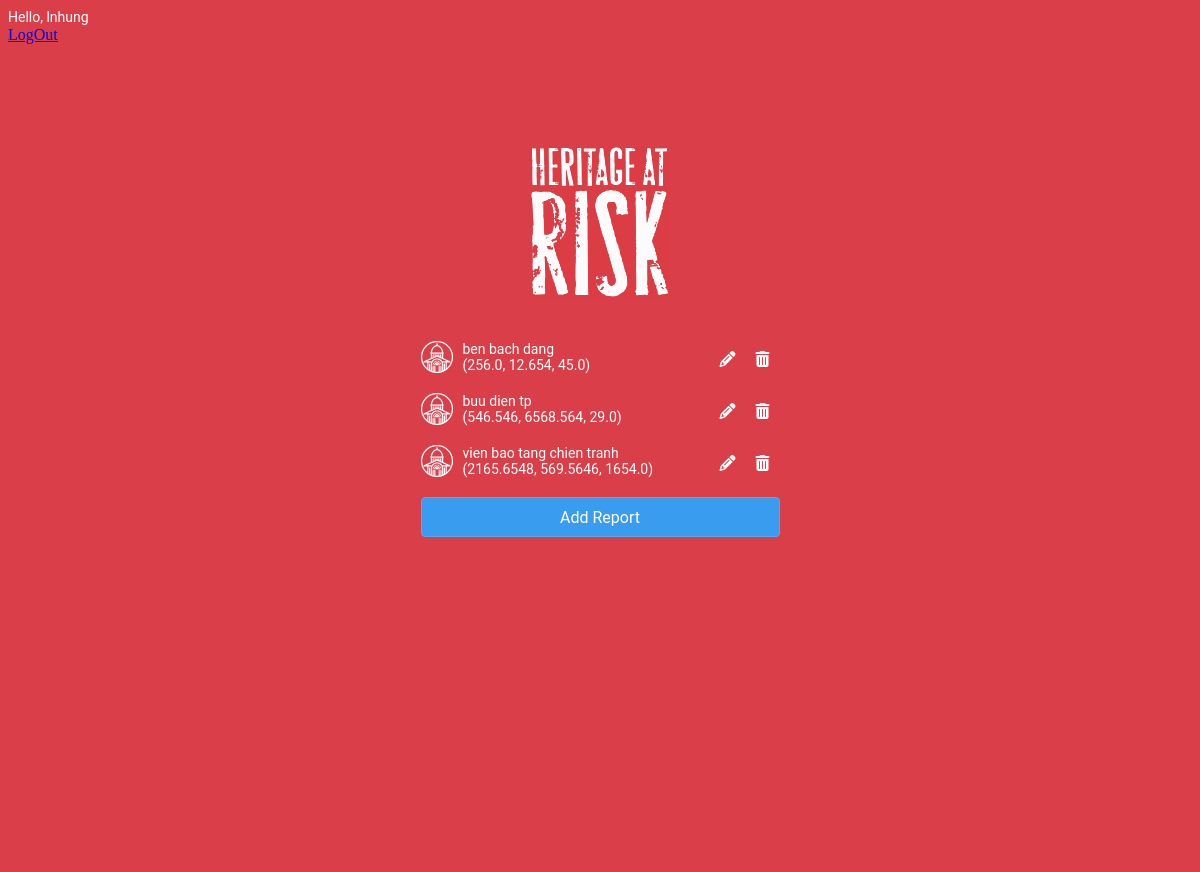
The app's page /reports/ (signed in) with its own data.
### har/report/models.py (models this page shows)
class Report(models.Model):
    name = models.TextField()
    user = models.ForeignKey(User, on_delete=models.CASCADE)
    latitude = models.FloatField()
    longitude = models.FloatField()
    altitude = models.FloatField()
    accuracy = models.FloatField(null=True, blank=True)
    creation_time = models.DateTimeField(default=datetime.now, blank=True)
    update_time = models.DateTimeField(default=datetime.now, blank=True)
    class Meta:
      db_table = "report"
    def __str__(self):
        return self.name

### har/report/views.py (the view)
# urls.py: path('reports/', views.render_reports_view, name='reports'),
@login_required(login_url='login')
def render_reports_view(request):
    report = Report.objects.filter(user=request.user).order_by('creation_time')
    if request.method == "POST":
        return redirect('report')
    context = {'form': report}
    template_name = 'reports.html'
    return render(request, template_name, context)

### har/report/templates/reports.html (shortened to what this page needs)
{% load static %}
<!DOCTYPE html>
<html>
<span class="mess-error">Hello, {{request.user}}</span>
<br>
<span><a href="{% url 'logout' %}">LogOut</a></span>
<head>
  <link href="{% static 'css/connection.css' %}" rel="stylesheet" />
</head>
<body>
  <div class="body-connect">
    <div class="connect-img">
      <img src="{% static '../static/images/logo.svg' %}"
        height="150" width="150"
      />
    </div>
    <form action="" method="post">
    {% for field in form %}
        <div class="form-reports-container">
            <img src="{% static '../static/images/icon.svg' %}"
            height="32" width="32"
            />
            <div class="text-container">
                <div class="form-reports-items">{{field}}</div>
                <div class="form-reports-items">
                  ({{field.latitude}},
                  {{field.longitude}},
                  {{field.altitude}})
                </div>
            </div>
            <a href="{% url 'update' field.id %}">
              <i class="fa fa-pencil-alt icon-reports"></i>
            </a>
            <a href="{% url 'delete' field.id %}">
              <i class="fa fa-trash icon-reports"></i>
            </a>
        </div>
    {% endfor %}
    <input type="submit" value="Add Report">
    </form>
  </div>
</body>
</html>

### har/report/static/css/connection.css (style rules this page uses)
html, body { height: 100%; background-color: #DA3E48; padding-bottom: 300px; }
.body-connect { background-color: #DA3E48; display: flex; flex-direction: column; width:100%; height: 100%; align-items: center; }
.connect-img { margin-top: 103px; margin-bottom: 20px; }
.connect-create, .forgot-password, .mess-error { font-family: Roboto; font-size: 14px; color: white; }
input[type='submit'] { background-color: #3A9CEF; border: 1px solid #52A8F1; width: 100%; height: 40px; border-radius: 4px; color: white; font-size: 16px; font-family: Roboto; }
.form-reports-container { display: flex; flex-direction: row; width: 359px; height: 32px; margin-top: 20px; margin-bottom: 20px; border-width: 2px; }
.text-container { display: flex; flex-direction: column; flex: 1; border-width: 2px; margin-left: 10px; }
.form-reports-items { display: flex; flex-direction: column; border-width: 2px; color: white; font-family: Roboto; font-size: 14px; }
.icon-reports { align-self: center; color: white; padding: 10px; }

### records on screen
Report: name "ben bach dang", latitude "256.0", longitude "12.654", altitude "45.0"
Report: name "buu dien tp", latitude "546.546", longitude "6568.564", altitude "29.0"
Report: name "vien bao tang chien tranh", latitude "2165.6548", longitude "569.5646", altitude "1654.0"

### other values on screen
{{ request.user }} "lnhung"
